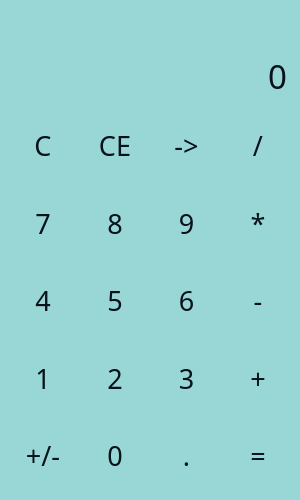
<?xml version="1.0" encoding="UTF-8"?>
<ui version="4.0">
 <class>MainWindow</class>
 <widget class="QMainWindow" name="MainWindow">
  <property name="geometry">
   <rect>
    <x>0</x>
    <y>0</y>
    <width>300</width>
    <height>500</height>
   </rect>
  </property>
  <property name="windowTitle">
   <string>Калькулятор</string>
  </property>
  <property name="styleSheet">
   <string notr="true">QWidget {
	color: #07121B;
	background-color: #98D7D5;
	font-family: Playfair Display;
	font-size: 20pt;
	font-weight: 100;
}
QPushButton {
	background-color: transparent;
	border: none;
}
QPushButton:hover {
	background-color: #55B5B1;
}
QPushButton:pressed {
	background-color: #006F73;
}</string>
  </property>
  <widget class="QWidget" name="centralwidget">
   <property name="maximumSize">
    <size>
     <width>300</width>
     <height>500</height>
    </size>
   </property>
   <widget class="QLineEdit" name="le_entry">
    <property name="geometry">
     <rect>
      <x>10</x>
      <y>60</y>
      <width>281</width>
      <height>31</height>
     </rect>
    </property>
    <property name="styleSheet">
     <string notr="true">font-size: 25pt;
border: none;
font-family: Black 900 Italic;</string>
    </property>
    <property name="text">
     <string>0</string>
    </property>
    <property name="maxLength">
     <number>16</number>
    </property>
    <property name="frame">
     <bool>false</bool>
    </property>
    <property name="echoMode">
     <enum>QLineEdit::Normal</enum>
    </property>
    <property name="cursorPosition">
     <number>1</number>
    </property>
    <property name="alignment">
     <set>Qt::AlignRight|Qt::AlignTrailing|Qt::AlignVCenter</set>
    </property>
    <property name="readOnly">
     <bool>true</bool>
    </property>
   </widget>
   <widget class="QLabel" name="lbl_temp">
    <property name="geometry">
     <rect>
      <x>10</x>
      <y>10</y>
      <width>271</width>
      <height>41</height>
     </rect>
    </property>
    <property name="sizePolicy">
     <sizepolicy hsizetype="Preferred" vsizetype="Maximum">
      <horstretch>0</horstretch>
      <verstretch>0</verstretch>
     </sizepolicy>
    </property>
    <property name="styleSheet">
     <string notr="true">color: #164551;
font-size: 25pt;</string>
    </property>
    <property name="frameShape">
     <enum>QFrame::NoFrame</enum>
    </property>
    <property name="text">
     <string/>
    </property>
    <property name="alignment">
     <set>Qt::AlignRight|Qt::AlignTrailing|Qt::AlignVCenter</set>
    </property>
   </widget>
   <widget class="QWidget" name="gridLayoutWidget">
    <property name="geometry">
     <rect>
      <x>10</x>
      <y>110</y>
      <width>281</width>
      <height>381</height>
     </rect>
    </property>
    <layout class="QGridLayout" name="gridLayout">
     <property name="leftMargin">
      <number>0</number>
     </property>
     <property name="topMargin">
      <number>0</number>
     </property>
     <item row="5" column="3">
      <widget class="QPushButton" name="btn_ravno">
       <property name="sizePolicy">
        <sizepolicy hsizetype="Minimum" vsizetype="Expanding">
         <horstretch>0</horstretch>
         <verstretch>0</verstretch>
        </sizepolicy>
       </property>
       <property name="text">
        <string>=</string>
       </property>
       <property name="shortcut">
        <string>=</string>
       </property>
      </widget>
     </item>
     <item row="4" column="1">
      <widget class="QPushButton" name="btn_2">
       <property name="sizePolicy">
        <sizepolicy hsizetype="Minimum" vsizetype="Expanding">
         <horstretch>0</horstretch>
         <verstretch>0</verstretch>
        </sizepolicy>
       </property>
       <property name="text">
        <string>2</string>
       </property>
       <property name="shortcut">
        <string>2</string>
       </property>
      </widget>
     </item>
     <item row="3" column="0">
      <widget class="QPushButton" name="btn_4">
       <property name="sizePolicy">
        <sizepolicy hsizetype="Minimum" vsizetype="Expanding">
         <horstretch>0</horstretch>
         <verstretch>0</verstretch>
        </sizepolicy>
       </property>
       <property name="text">
        <string>4</string>
       </property>
       <property name="shortcut">
        <string>4</string>
       </property>
      </widget>
     </item>
     <item row="1" column="1">
      <widget class="QPushButton" name="btn_8">
       <property name="sizePolicy">
        <sizepolicy hsizetype="Minimum" vsizetype="Expanding">
         <horstretch>0</horstretch>
         <verstretch>0</verstretch>
        </sizepolicy>
       </property>
       <property name="text">
        <string>8</string>
       </property>
       <property name="shortcut">
        <string>8</string>
       </property>
      </widget>
     </item>
     <item row="0" column="0">
      <widget class="QPushButton" name="btn_C">
       <property name="sizePolicy">
        <sizepolicy hsizetype="Minimum" vsizetype="Expanding">
         <horstretch>0</horstretch>
         <verstretch>0</verstretch>
        </sizepolicy>
       </property>
       <property name="cursor">
        <cursorShape>OpenHandCursor</cursorShape>
       </property>
       <property name="text">
        <string>C</string>
       </property>
      </widget>
     </item>
     <item row="5" column="1">
      <widget class="QPushButton" name="btn_0">
       <property name="sizePolicy">
        <sizepolicy hsizetype="Minimum" vsizetype="Expanding">
         <horstretch>0</horstretch>
         <verstretch>0</verstretch>
        </sizepolicy>
       </property>
       <property name="text">
        <string>0</string>
       </property>
       <property name="shortcut">
        <string>0</string>
       </property>
      </widget>
     </item>
     <item row="3" column="2">
      <widget class="QPushButton" name="btn_6">
       <property name="sizePolicy">
        <sizepolicy hsizetype="Minimum" vsizetype="Expanding">
         <horstretch>0</horstretch>
         <verstretch>0</verstretch>
        </sizepolicy>
       </property>
       <property name="text">
        <string>6</string>
       </property>
       <property name="shortcut">
        <string>6</string>
       </property>
      </widget>
     </item>
     <item row="4" column="3">
      <widget class="QPushButton" name="btn_plus">
       <property name="sizePolicy">
        <sizepolicy hsizetype="Minimum" vsizetype="Expanding">
         <horstretch>0</horstretch>
         <verstretch>0</verstretch>
        </sizepolicy>
       </property>
       <property name="text">
        <string>+</string>
       </property>
       <property name="shortcut">
        <string>+</string>
       </property>
      </widget>
     </item>
     <item row="1" column="0">
      <widget class="QPushButton" name="btn_7">
       <property name="sizePolicy">
        <sizepolicy hsizetype="Minimum" vsizetype="Expanding">
         <horstretch>0</horstretch>
         <verstretch>0</verstretch>
        </sizepolicy>
       </property>
       <property name="text">
        <string>7</string>
       </property>
       <property name="shortcut">
        <string>7</string>
       </property>
      </widget>
     </item>
     <item row="3" column="3">
      <widget class="QPushButton" name="btn_minus">
       <property name="sizePolicy">
        <sizepolicy hsizetype="Minimum" vsizetype="Expanding">
         <horstretch>0</horstretch>
         <verstretch>0</verstretch>
        </sizepolicy>
       </property>
       <property name="text">
        <string>-</string>
       </property>
       <property name="shortcut">
        <string>-</string>
       </property>
      </widget>
     </item>
     <item row="4" column="2">
      <widget class="QPushButton" name="btn_3">
       <property name="sizePolicy">
        <sizepolicy hsizetype="Minimum" vsizetype="Expanding">
         <horstretch>0</horstretch>
         <verstretch>0</verstretch>
        </sizepolicy>
       </property>
       <property name="text">
        <string>3</string>
       </property>
       <property name="shortcut">
        <string>3</string>
       </property>
      </widget>
     </item>
     <item row="1" column="2">
      <widget class="QPushButton" name="btn_9">
       <property name="sizePolicy">
        <sizepolicy hsizetype="Minimum" vsizetype="Expanding">
         <horstretch>0</horstretch>
         <verstretch>0</verstretch>
        </sizepolicy>
       </property>
       <property name="text">
        <string>9</string>
       </property>
       <property name="shortcut">
        <string>9</string>
       </property>
      </widget>
     </item>
     <item row="0" column="3">
      <widget class="QPushButton" name="btn_delit">
       <property name="sizePolicy">
        <sizepolicy hsizetype="Minimum" vsizetype="Expanding">
         <horstretch>0</horstretch>
         <verstretch>0</verstretch>
        </sizepolicy>
       </property>
       <property name="text">
        <string>/</string>
       </property>
       <property name="shortcut">
        <string>/</string>
       </property>
      </widget>
     </item>
     <item row="0" column="2">
      <widget class="QPushButton" name="btn_backspace">
       <property name="sizePolicy">
        <sizepolicy hsizetype="Minimum" vsizetype="Expanding">
         <horstretch>0</horstretch>
         <verstretch>0</verstretch>
        </sizepolicy>
       </property>
       <property name="text">
        <string>-&gt;</string>
       </property>
       <property name="shortcut">
        <string>Backspace</string>
       </property>
      </widget>
     </item>
     <item row="1" column="3">
      <widget class="QPushButton" name="btn_umnojit">
       <property name="sizePolicy">
        <sizepolicy hsizetype="Minimum" vsizetype="Expanding">
         <horstretch>0</horstretch>
         <verstretch>0</verstretch>
        </sizepolicy>
       </property>
       <property name="text">
        <string>*</string>
       </property>
       <property name="shortcut">
        <string>*</string>
       </property>
      </widget>
     </item>
     <item row="4" column="0">
      <widget class="QPushButton" name="btn_1">
       <property name="sizePolicy">
        <sizepolicy hsizetype="Minimum" vsizetype="Expanding">
         <horstretch>0</horstretch>
         <verstretch>0</verstretch>
        </sizepolicy>
       </property>
       <property name="text">
        <string>1</string>
       </property>
       <property name="shortcut">
        <string>1</string>
       </property>
      </widget>
     </item>
     <item row="5" column="0">
      <widget class="QPushButton" name="btn_neg">
       <property name="sizePolicy">
        <sizepolicy hsizetype="Minimum" vsizetype="Expanding">
         <horstretch>0</horstretch>
         <verstretch>0</verstretch>
        </sizepolicy>
       </property>
       <property name="text">
        <string>+/-</string>
       </property>
      </widget>
     </item>
     <item row="5" column="2">
      <widget class="QPushButton" name="btn_zapyataya">
       <property name="sizePolicy">
        <sizepolicy hsizetype="Minimum" vsizetype="Expanding">
         <horstretch>0</horstretch>
         <verstretch>0</verstretch>
        </sizepolicy>
       </property>
       <property name="text">
        <string>.</string>
       </property>
       <property name="shortcut">
        <string>.</string>
       </property>
      </widget>
     </item>
     <item row="3" column="1">
      <widget class="QPushButton" name="btn_5">
       <property name="sizePolicy">
        <sizepolicy hsizetype="Minimum" vsizetype="Expanding">
         <horstretch>0</horstretch>
         <verstretch>0</verstretch>
        </sizepolicy>
       </property>
       <property name="text">
        <string>5</string>
       </property>
       <property name="shortcut">
        <string>5</string>
       </property>
      </widget>
     </item>
     <item row="0" column="1">
      <widget class="QPushButton" name="btn_CE">
       <property name="sizePolicy">
        <sizepolicy hsizetype="Minimum" vsizetype="Expanding">
         <horstretch>0</horstretch>
         <verstretch>0</verstretch>
        </sizepolicy>
       </property>
       <property name="text">
        <string>CE</string>
       </property>
      </widget>
     </item>
    </layout>
   </widget>
  </widget>
 </widget>
 <resources/>
 <connections/>
</ui>
